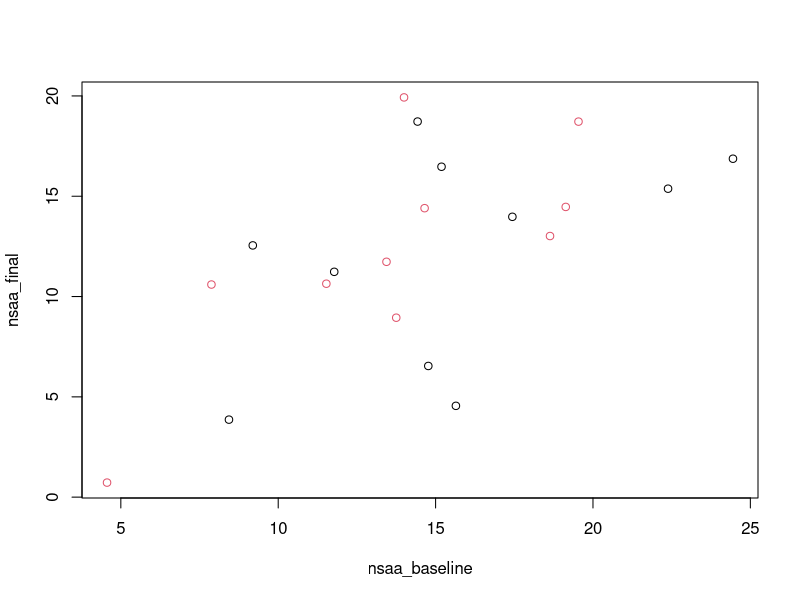

Write the R code that produced this figure.
n <- 10# change this
t_effect <- 2 # change this
n_sim <- 1000
pvals <- rep(0, times = n_sim)
treat_coef <- rep(0, times = n_sim)

nsaa_baseline <- rnorm(2*n,
                       mean = 15,
                       sd = 4)
treatment <- rep(c(0,1), each = n)

nsaa_final <- t_effect*treatment + 0.8*nsaa_baseline + rnorm(2*n,
                                                           sd = 4)
plot(nsaa_baseline, nsaa_final, col=1+treatment)
cor(nsaa_baseline, nsaa_final)

for(i in 1:n_sim){
  nsaa_baseline <- rnorm(2*n,
                         mean = 15,
                         sd = 4)
  treatment <- rep(c(0,1), each = n)
  
  nsaa_final <- t_effect*treatment + 0.8*nsaa_baseline + rnorm(2*n,
                                                        sd = 4)
  
  df <- data.frame(nsaa_baseline = nsaa_baseline,
                   nsaa_final = nsaa_final,
                   treatment = treatment)
  
  fit0 <- lm(nsaa_final ~ nsaa_baseline + treatment,
             data = df)
  fit0_sum <- summary(fit0)
  treat_coef[i] <- fit0_sum$coefficients[3,1]
  pvals[i] <- fit0_sum$coefficients[3,4]
  
}
